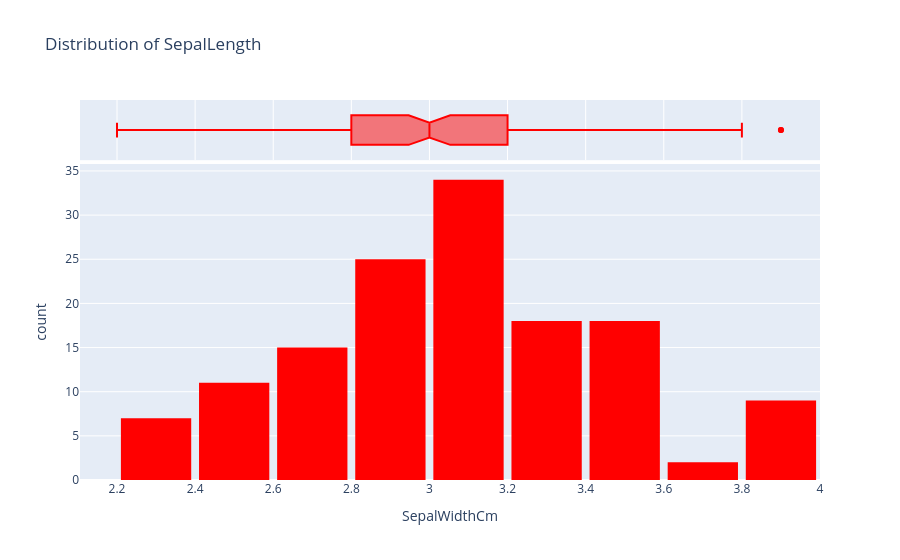

Source (notebook cell):
### Code cell
fig = px.histogram(iris_df,
                   x='SepalWidthCm',
                   marginal='box',
                   color_discrete_sequence=['red'],
                   title='Distribution of SepalLength')
fig.update_layout(bargap=0.1)
fig.show()

### Figure 1 — Plotly figure (JSON) as saved in the notebook; plotly's stock layout.template omitted (floating-point values rounded to 4 significant figures; data arrays with more than 128 entries replaced by an {"elided": "..."} marker saying what was removed)
{"data": [{"alignmentgroup": "True", "bingroup": "x", "hovertemplate": "SepalWidthCm=%{x}<br>count=%{y}<extra></extra>", "legendgroup": "", "marker": {"color": "red", "pattern": {"shape": ""}}, "name": "", "offsetgroup": "", "orientation": "v", "showlegend": false, "type": "histogram", "x": {"elided": "139 float values"}, "xaxis": "x", "yaxis": "y"}, {"alignmentgroup": "True", "hovertemplate": "SepalWidthCm=%{x}<extra></extra>", "legendgroup": "", "marker": {"color": "red"}, "name": "", "notched": true, "offsetgroup": "", "showlegend": false, "type": "box", "x": {"elided": "139 float values"}, "xaxis": "x2", "yaxis": "y2"}], "layout": {"bargap": 0.1, "barmode": "relative", "legend": {"tracegroupgap": 0}, "title": {"text": "Distribution of SepalLength"}, "xaxis": {"anchor": "y", "domain": [0, 1], "title": {"text": "SepalWidthCm"}}, "xaxis2": {"anchor": "y2", "domain": [0, 1], "matches": "x", "showgrid": true, "showticklabels": false}, "yaxis": {"anchor": "x", "domain": [0, 0.8316], "title": {"text": "count"}}, "yaxis2": {"anchor": "x2", "domain": [0.8416, 1], "matches": "y2", "showgrid": false, "showline": false, "showticklabels": false, "ticks": ""}}}
